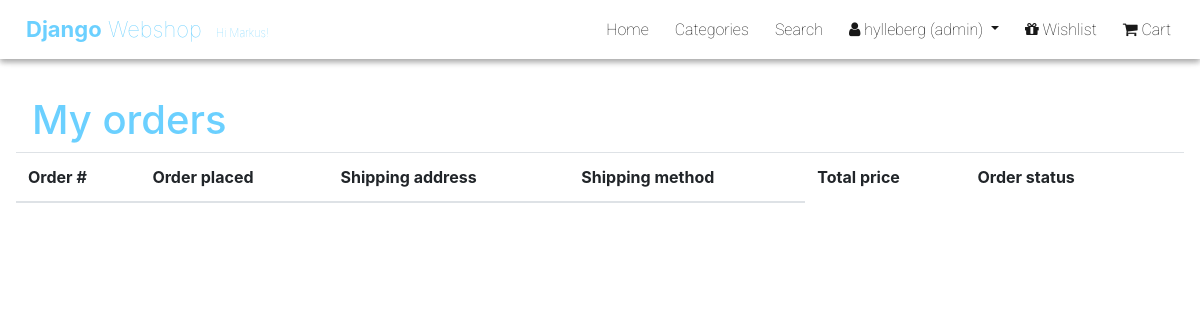
The app's page /shop/orders/ (signed in), older data.
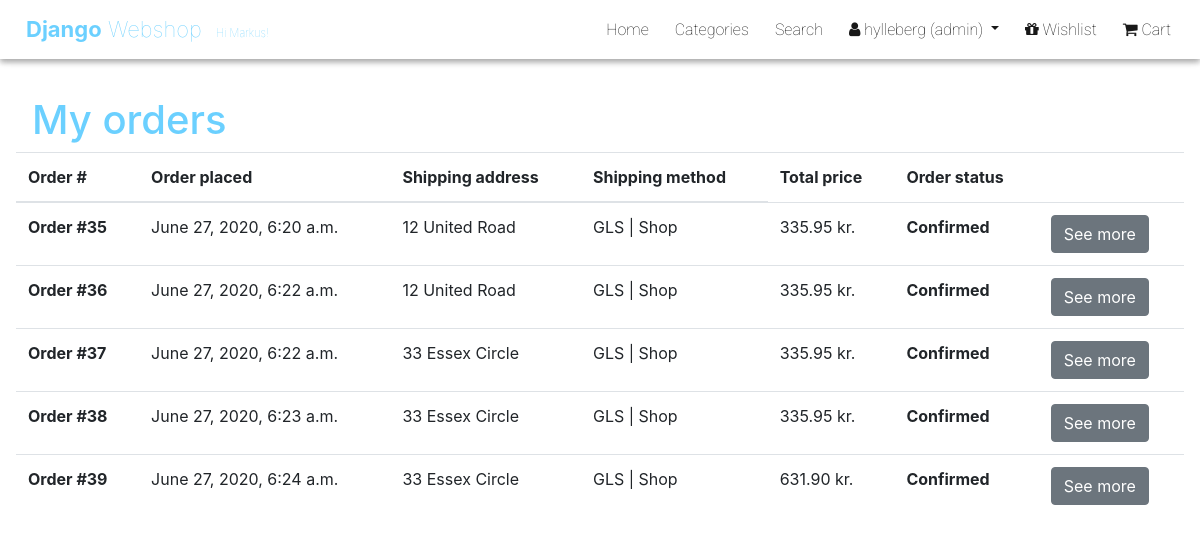
The same page, newer data.
### shop/models.py (models this page shows, shortened)
class Invoice(models.Model):
    user = models.ForeignKey(User, null=True, on_delete=models.SET_NULL)
    shipping_method = models.ForeignKey(ShippingMethod, null=True, on_delete=models.SET_NULL)
    transaction_datetime = models.DateTimeField(default=datetime.now, blank=True)
    total_price = models.DecimalField(max_digits=19, decimal_places=2)
    shipping_address = models.CharField(max_length=200)
    shipping_city = models.CharField(max_length=120)
    shipping_country = models.CharField(max_length=100)
    status = models.CharField(max_length=20, default='Confirmed')

class ShippingMethod(models.Model):
    shipping_method = models.CharField(max_length=120)
    price = models.DecimalField(max_digits=10, decimal_places=2)

### shop/views.py (the view)
# urls.py: path('orders/', views.orders, name='orders'),
def orders(req):
    orders = Invoice.objects.filter(user=req.user)
    context = {
        'orders': orders
    }
    return render(req, 'pages/user/my_orders.html', context)

### shop/templates/pages/user/my_orders.html (shortened to what this page needs)
{% extends '_base.html' %}
{% block content %}
    <div class="space-for-nav p-3">
        <h1 class="px-3 dws-blue">My orders</h1>
            <table class="table">
            <thead>
                <tr>
                <th scope="col">Order #</th>
                <th scope="col">Order placed</th>
                <th scope="col">Shipping address</th>
                <th scope="col">Shipping method</th>
                <td scope="col"><b>Total price</b></th>
                <td scope="col"><b>Order status</b></th>
                <td scope="col"></th>
                </tr>
            </thead>
            <tbody>
                {% for order in orders %}
                    <tr>
                        <th scope="row">Order #{{ order.id }}</th>
                        <td>{{ order.transaction_datetime }}</td>
                        <td>{{ order.shipping_address }}</td>
                        <td>{{ order.shipping_method.shipping_method }}</td>
                        <td>{{ order.total_price }} kr.</td>
                        <th scope="row">{{ order.status }}</th>
                        <td>
                        <form action="{% url 'shop:order_detail' %}" method="POST">
                            <button class="btn btn-secondary">See more</button>
                        </form>
                        </td>
                    </tr>
                {% endfor %}
            </tbody>
            </table>
    </div>
{% endblock %}

### templates/_base.html (shortened to what this page needs)
{% load static %}
<!DOCTYPE html>
<html lang="en">
<head>
    <link rel="stylesheet" href="https://stackpath.bootstrapcdn.com/bootstrap/4.3.1/css/bootstrap.min.css">
    <link rel="stylesheet" href="https://stackpath.bootstrapcdn.com/font-awesome/4.7.0/css/font-awesome.min.css">
    <link rel="stylesheet" href="{% static 'css/app.css' %}">
</head>
<body>
    {% if user.is_authenticated %}
        {% if user.is_superuser %}
            <nav class="navbar fixed-top navbar-expand-lg navbar-light bg-dark brand px-3">
                <a class="navbar-brand" href={% url 'shop:index' %}><p class="brand-slogan"><b>Django</b> Webshop <span class="very-small-text ml-2">Hi {{ user.first_name }}!</span></p></a>
                <div class="collapse navbar-collapse" id="navbarSupportedContent">
                    <ul class="navbar-nav ml-auto">
                        <li class="nav-item">
                            <a class="nav-link" href={% url 'shop:index' %}>Home <span class="sr-only">(current)</span></a>
                        </li>
                        <li class="nav-item">
                            <a class="nav-link" href={% url 'shop:categories' %}>Categories <span class="sr-only">(current)</span></a>
                        </li>
                        <li class="nav-item">
                            <a class="nav-link" href={% url 'shop:search' %}>Search <span class="sr-only">(current)</span></a>
                        </li>
                        <li class="nav-item dropdown">
                            <a class="nav-link dropdown-toggle" href="#" id="navbarDropdown" role="button" data-toggle="dropdown" aria-haspopup="true" aria-expanded="false">
                            <i class="fa fa-user"></i> {{ user }} (admin)
                            </a>
                        </li>
                        <li class="nav-item">
                            <a class="nav-link" href={% url 'shop:wishlist' %}><i class="fa fa-gift"></i> Wishlist<span class="sr-only">(current)</span></a>
                        </li>
                        <li class="nav-item">
                            <a class="nav-link" href={% url 'shop:cart' %}><i class="fa fa-shopping-cart"></i> Cart<span class="sr-only">(current)</span></a>
                        </li>
                    </ul>
                </div>
            </nav>
        {% endif %}
    {% endif %}
    {% block content %}
    {% endblock %}
</body>
</html>

### django_webshop/static/css/app.css (style rules this page uses)
.very-small-text { font-size: 11px; }
.navbar { background-color: white!important; box-shadow: 0 3px 6px rgba(0,0,0,0.16), 0 3px 6px rgba(0,0,0,0.23); }
.navbar-brand { color: rgb(24, 24, 24)!important; font-weight: 900; font-size: 30px; }
.nav-item a { color: rgb(24, 24, 24)!important; font-family: 'Roboto', sans-serif; font-weight: 100; margin: 0 5px!important; }
.space-for-nav { margin-top: 80px; border-radius: 3px!important; }
.brand-slogan { font-weight: 100!important; font-size: 22px; margin: 0px 0 0 10px; color: rgb(107, 208, 255)!important; }
b { font-weight: 700!important; }
.dws-blue { color: rgb(107, 208, 255)!important; }

Row changes from the older to the newer data that the page shows:
added Invoice: id "35", transaction_datetime "June 27, 2020, 6:20 a.m.", shipping_address "12 United Road", shipping_method.shipping_method "GLS | Shop", total_price "335.95", status "Confirmed"
added Invoice: id "36", transaction_datetime "June 27, 2020, 6:22 a.m.", shipping_address "12 United Road", shipping_method.shipping_method "GLS | Shop", total_price "335.95", status "Confirmed"
added Invoice: id "37", transaction_datetime "June 27, 2020, 6:22 a.m.", shipping_address "33 Essex Circle", shipping_method.shipping_method "GLS | Shop", total_price "335.95", status "Confirmed"
added Invoice: id "38", transaction_datetime "June 27, 2020, 6:23 a.m.", shipping_address "33 Essex Circle", shipping_method.shipping_method "GLS | Shop", total_price "335.95", status "Confirmed"
added Invoice: id "39", transaction_datetime "June 27, 2020, 6:24 a.m.", shipping_address "33 Essex Circle", shipping_method.shipping_method "GLS | Shop", total_price "631.90", status "Confirmed"
